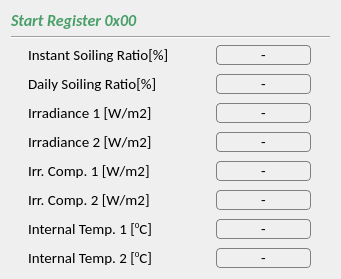
            <widget class="QWidget" name="layoutWidget_2">
             <property name="geometry">
              <rect>
               <x>10</x>
               <y>30</y>
               <width>323</width>
               <height>267</height>
              </rect>
             </property>
             <layout class="QGridLayout" name="gridLayout_14">
              <item row="0" column="0">
               <layout class="QGridLayout" name="gridLayout_140">
                <item row="1" column="0">
                 <widget class="Line" name="line_12">
                  <property name="minimumSize">
                   <size>
                    <width>319</width>
                    <height>3</height>
                   </size>
                  </property>
                  <property name="maximumSize">
                   <size>
                    <width>319</width>
                    <height>3</height>
                   </size>
                  </property>
                  <property name="font">
                   <font>
                    <family>Calibri</family>
                    <pointsize>11</pointsize>
                    <weight>75</weight>
                    <bold>true</bold>
                   </font>
                  </property>
                  <property name="orientation">
                   <enum>Qt::Horizontal</enum>
                  </property>
                 </widget>
                </item>
                <item row="0" column="0">
                 <widget class="QLabel" name="StartRegD_11">
                  <property name="sizePolicy">
                   <sizepolicy hsizetype="Preferred" vsizetype="Fixed">
                    <horstretch>0</horstretch>
                    <verstretch>0</verstretch>
                   </sizepolicy>
                  </property>
                  <property name="minimumSize">
                   <size>
                    <width>291</width>
                    <height>19</height>
                   </size>
                  </property>
                  <property name="maximumSize">
                   <size>
                    <width>291</width>
                    <height>19</height>
                   </size>
                  </property>
                  <property name="font">
                   <font>
                    <family>Calibri</family>
                    <pointsize>12</pointsize>
                    <weight>75</weight>
                    <italic>true</italic>
                    <bold>true</bold>
                   </font>
                  </property>
                  <property name="styleSheet">
                   <string notr="true">color: #499F68;</string>
                  </property>
                  <property name="text">
                   <string>Start Register 0x00</string>
                  </property>
                 </widget>
                </item>
               </layout>
              </item>
              <item row="1" column="0">
               <layout class="QGridLayout" name="gridLayout_13">
                <item row="0" column="0">
                 <layout class="QGridLayout" name="gridLayout_147">
                  <property name="verticalSpacing">
                   <number>9</number>
                  </property>
                  <item row="2" column="0">
                   <widget class="QLabel" name="Sensor1calline_9">
                    <property name="sizePolicy">
                     <sizepolicy hsizetype="Fixed" vsizetype="Fixed">
                      <horstretch>0</horstretch>
                      <verstretch>0</verstretch>
                     </sizepolicy>
                    </property>
                    <property name="minimumSize">
                     <size>
                      <width>165</width>
                      <height>20</height>
                     </size>
                    </property>
                    <property name="maximumSize">
                     <size>
                      <width>165</width>
                      <height>20</height>
                     </size>
                    </property>
                    <property name="font">
                     <font>
                      <family>Calibri</family>
                      <pointsize>11</pointsize>
                      <weight>50</weight>
                      <bold>false</bold>
                     </font>
                    </property>
                    <property name="styleSheet">
                     <string notr="true">color: rgb(0,0,0);</string>
                    </property>
                    <property name="text">
                     <string>Irradiance 1 [W/m2]</string>
                    </property>
                   </widget>
                  </item>
                  <item row="3" column="0">
                   <widget class="QLabel" name="Sensor2calline_9">
                    <property name="sizePolicy">
                     <sizepolicy hsizetype="Fixed" vsizetype="Fixed">
                      <horstretch>0</horstretch>
                      <verstretch>0</verstretch>
                     </sizepolicy>
                    </property>
                    <property name="minimumSize">
                     <size>
                      <width>165</width>
                      <height>20</height>
                     </size>
                    </property>
                    <property name="maximumSize">
                     <size>
                      <width>165</width>
                      <height>20</height>
                     </size>
                    </property>
                    <property name="font">
                     <font>
                      <family>Calibri</family>
                      <pointsize>11</pointsize>
                      <weight>50</weight>
                      <bold>false</bold>
                     </font>
                    </property>
                    <property name="styleSheet">
                     <string notr="true">color: rgb(0,0,0);</string>
                    </property>
                    <property name="text">
                     <string>Irradiance 2 [W/m2]</string>
                    </property>
                   </widget>
                  </item>
                  <item row="4" column="0">
                   <widget class="QLabel" name="TKCell1line_7">
                    <property name="sizePolicy">
                     <sizepolicy hsizetype="Fixed" vsizetype="Fixed">
                      <horstretch>0</horstretch>
                      <verstretch>0</verstretch>
                     </sizepolicy>
                    </property>
                    <property name="minimumSize">
                     <size>
                      <width>165</width>
                      <height>20</height>
                     </size>
                    </property>
                    <property name="maximumSize">
                     <size>
                      <width>165</width>
                      <height>20</height>
                     </size>
                    </property>
                    <property name="font">
                     <font>
                      <family>Calibri</family>
                      <pointsize>11</pointsize>
                      <weight>50</weight>
                      <bold>false</bold>
                     </font>
                    </property>
                    <property name="styleSheet">
                     <string notr="true">color: rgb(0,0,0);</string>
                    </property>
                    <property name="text">
                     <string>Irr. Comp. 1 [W/m2]</string>
                    </property>
                   </widget>
                  </item>
                  <item row="5" column="0">
                   <widget class="QLabel" name="TKCell2line_7">
                    <property name="sizePolicy">
                     <sizepolicy hsizetype="Fixed" vsizetype="Fixed">
                      <horstretch>0</horstretch>
                      <verstretch>0</verstretch>
                     </sizepolicy>
                    </property>
                    <property name="minimumSize">
                     <size>
                      <width>165</width>
                      <height>20</height>
                     </size>
                    </property>
                    <property name="maximumSize">
                     <size>
                      <width>165</width>
                      <height>20</height>
                     </size>
                    </property>
                    <property name="font">
                     <font>
                      <family>Calibri</family>
                      <pointsize>11</pointsize>
                      <weight>50</weight>
                      <bold>false</bold>
                     </font>
                    </property>
                    <property name="styleSheet">
                     <string notr="true">color: rgb(0,0,0);</string>
                    </property>
                    <property name="text">
                     <string>Irr. Comp. 2 [W/m2]</string>
                    </property>
                   </widget>
                  </item>
                  <item row="6" column="0">
                   <widget class="QLabel" name="ADC1offdigline_9">
                    <property name="sizePolicy">
                     <sizepolicy hsizetype="Fixed" vsizetype="Fixed">
                      <horstretch>0</horstretch>
                      <verstretch>0</verstretch>
                     </sizepolicy>
                    </property>
                    <property name="minimumSize">
                     <size>
                      <width>165</width>
                      <height>20</height>
                     </size>
                    </property>
                    <property name="maximumSize">
                     <size>
                      <width>165</width>
                      <height>20</height>
                     </size>
                    </property>
                    <property name="font">
                     <font>
                      <family>Calibri</family>
                      <pointsize>11</pointsize>
                      <weight>50</weight>
                      <bold>false</bold>
                     </font>
                    </property>
                    <property name="styleSheet">
                     <string notr="true">color: rgb(0,0,0);</string>
                    </property>
                    <property name="text">
                     <string>&lt;html&gt;&lt;head/&gt;&lt;body&gt;&lt;p&gt;Internal Temp. 1 [&lt;span style=&quot; vertical-align:super;&quot;&gt;0&lt;/span&gt;C]&lt;/p&gt;&lt;/body&gt;&lt;/html&gt;</string>
                    </property>
                   </widget>
                  </item>
                  <item row="1" column="0">
                   <widget class="QLabel" name="DailySoiling_data_2">
                    <property name="sizePolicy">
                     <sizepolicy hsizetype="Fixed" vsizetype="Fixed">
                      <horstretch>0</horstretch>
                      <verstretch>0</verstretch>
                     </sizepolicy>
                    </property>
                    <property name="minimumSize">
                     <size>
                      <width>165</width>
                      <height>20</height>
                     </size>
                    </property>
                    <property name="maximumSize">
                     <size>
                      <width>180</width>
                      <height>20</height>
                     </size>
                    </property>
                    <property name="font">
                     <font>
                      <family>Calibri</family>
                      <pointsize>11</pointsize>
                      <weight>50</weight>
                      <bold>false</bold>
                      <kerning>true</kerning>
                     </font>
                    </property>
                    <property name="styleSheet">
                     <string notr="true">color: rgb(0,0,0);</string>
                    </property>
                    <property name="text">
                     <string>&lt;html&gt;&lt;head/&gt;&lt;body&gt;&lt;p&gt;Daily Soiling Ratio[%]&lt;/p&gt;&lt;/body&gt;&lt;/html&gt;</string>
                    </property>
                   </widget>
                  </item>
                  <item row="7" column="0">
                   <widget class="QLabel" name="ADC2offdigline_15">
                    <property name="sizePolicy">
                     <sizepolicy hsizetype="Fixed" vsizetype="Fixed">
                      <horstretch>0</horstretch>
                      <verstretch>0</verstretch>
                     </sizepolicy>
                    </property>
                    <property name="minimumSize">
                     <size>
                      <width>165</width>
                      <height>20</height>
                     </size>
                    </property>
                    <property name="maximumSize">
                     <size>
                      <width>165</width>
                      <height>20</height>
                     </size>
                    </property>
                    <property name="font">
                     <font>
                      <family>Calibri</family>
                      <pointsize>11</pointsize>
                      <weight>50</weight>
                      <bold>false</bold>
                     </font>
                    </property>
                    <property name="styleSheet">
                     <string notr="true">color: rgb(0,0,0);</string>
                    </property>
                    <property name="text">
                     <string>&lt;html&gt;&lt;head/&gt;&lt;body&gt;&lt;p&gt;Internal Temp. 2 [&lt;span style=&quot; vertical-align:super;&quot;&gt;0&lt;/span&gt;C]&lt;/p&gt;&lt;/body&gt;&lt;/html&gt;</string>
                    </property>
                   </widget>
                  </item>
                  <item row="0" column="0">
                   <widget class="QLabel" name="InstSoiling_data_2">
                    <property name="sizePolicy">
                     <sizepolicy hsizetype="Fixed" vsizetype="Fixed">
                      <horstretch>0</horstretch>
                      <verstretch>0</verstretch>
                     </sizepolicy>
                    </property>
                    <property name="minimumSize">
                     <size>
                      <width>165</width>
                      <height>20</height>
                     </size>
                    </property>
                    <property name="maximumSize">
                     <size>
                      <width>180</width>
                      <height>20</height>
                     </size>
                    </property>
                    <property name="font">
                     <font>
                      <family>Calibri</family>
                      <pointsize>11</pointsize>
                      <weight>50</weight>
                      <bold>false</bold>
                      <kerning>true</kerning>
                     </font>
                    </property>
                    <property name="styleSheet">
                     <string notr="true">color: rgb(0,0,0);</string>
                    </property>
                    <property name="text">
                     <string>&lt;html&gt;&lt;head/&gt;&lt;body&gt;&lt;p&gt;Instant Soiling Ratio[%]&lt;/p&gt;&lt;/body&gt;&lt;/html&gt;</string>
                    </property>
                   </widget>
                  </item>
                 </layout>
                </item>
                <item row="0" column="1">
                 <layout class="QGridLayout" name="gridLayout_148">
                  <property name="verticalSpacing">
                   <number>9</number>
                  </property>
                  <item row="4" column="0">
                   <widget class="QLabel" name="IrradianceComp1_data">
                    <property name="sizePolicy">
                     <sizepolicy hsizetype="Fixed" vsizetype="Preferred">
                      <horstretch>0</horstretch>
                      <verstretch>0</verstretch>
                     </sizepolicy>
                    </property>
                    <property name="minimumSize">
                     <size>
                      <width>95</width>
                      <height>20</height>
                     </size>
                    </property>
                    <property name="maximumSize">
                     <size>
                      <width>95</width>
                      <height>20</height>
                     </size>
                    </property>
                    <property name="font">
                     <font>
                      <family>Calibri</family>
                      <pointsize>11</pointsize>
                      <weight>50</weight>
                      <bold>false</bold>
                     </font>
                    </property>
                    <property name="styleSheet">
                     <string notr="true">border: 1px solid gray;
border-radius: 4px;color:rgb(0,0,0);</string>
                    </property>
                    <property name="text">
                     <string>-</string>
                    </property>
                    <property name="alignment">
                     <set>Qt::AlignCenter</set>
                    </property>
                   </widget>
                  </item>
                  <item row="0" column="0">
                   <widget class="QLabel" name="Soiling_Ratio">
                    <property name="sizePolicy">
                     <sizepolicy hsizetype="Fixed" vsizetype="Fixed">
                      <horstretch>0</horstretch>
                      <verstretch>0</verstretch>
                     </sizepolicy>
                    </property>
                    <property name="minimumSize">
                     <size>
                      <width>95</width>
                      <height>20</height>
                     </size>
                    </property>
                    <property name="maximumSize">
                     <size>
                      <width>95</width>
                      <height>20</height>
                     </size>
                    </property>
                    <property name="font">
                     <font>
                      <family>Calibri</family>
                      <pointsize>11</pointsize>
                      <weight>50</weight>
                      <bold>false</bold>
                     </font>
                    </property>
                    <property name="styleSheet">
                     <string notr="true">border: 1px solid gray;
border-radius: 4px;color:rgb(0,0,0);</string>
                    </property>
                    <property name="text">
                     <string>-</string>
                    </property>
                    <property name="alignment">
                     <set>Qt::AlignCenter</set>
                    </property>
                   </widget>
                  </item>
                  <item row="2" column="0">
                   <widget class="QLabel" name="irradiance1_data">
                    <property name="sizePolicy">
                     <sizepolicy hsizetype="Fixed" vsizetype="Preferred">
                      <horstretch>0</horstretch>
                      <verstretch>0</verstretch>
                     </sizepolicy>
                    </property>
                    <property name="minimumSize">
                     <size>
                      <width>95</width>
                      <height>20</height>
                     </size>
                    </property>
                    <property name="maximumSize">
                     <size>
                      <width>95</width>
                      <height>20</height>
                     </size>
                    </property>
                    <property name="font">
                     <font>
                      <family>Calibri</family>
                      <pointsize>11</pointsize>
                      <weight>50</weight>
                      <bold>false</bold>
                     </font>
                    </property>
                    <property name="styleSheet">
                     <string notr="true">border: 1px solid gray;
border-radius: 4px;color:rgb(0,0,0);</string>
                    </property>
                    <property name="text">
                     <string>-</string>
                    </property>
                    <property name="alignment">
                     <set>Qt::AlignCenter</set>
                    </property>
                   </widget>
                  </item>
                  <item row="5" column="0">
                   <widget class="QLabel" name="IrradianceComp2_data">
                    <property name="sizePolicy">
                     <sizepolicy hsizetype="Fixed" vsizetype="Preferred">
                      <horstretch>0</horstretch>
                      <verstretch>0</verstretch>
                     </sizepolicy>
                    </property>
                    <property name="minimumSize">
                     <size>
                      <width>95</width>
                      <height>20</height>
                     </size>
                    </property>
                    <property name="maximumSize">
                     <size>
                      <width>95</width>
                      <height>20</height>
                     </size>
                    </property>
                    <property name="font">
                     <font>
                      <family>Calibri</family>
                      <pointsize>11</pointsize>
                      <weight>50</weight>
                      <bold>false</bold>
                     </font>
                    </property>
                    <property name="styleSheet">
                     <string notr="true">border: 1px solid gray;
border-radius: 4px;color:rgb(0,0,0);</string>
                    </property>
                    <property name="text">
                     <string>-</string>
                    </property>
                    <property name="alignment">
                     <set>Qt::AlignCenter</set>
                    </property>
                   </widget>
                  </item>
                  <item row="1" column="0">
                   <widget class="QLabel" name="Daily_Soiling_Ratio">
                    <property name="sizePolicy">
                     <sizepolicy hsizetype="Fixed" vsizetype="Preferred">
                      <horstretch>0</horstretch>
                      <verstretch>0</verstretch>
                     </sizepolicy>
                    </property>
                    <property name="minimumSize">
                     <size>
                      <width>95</width>
                      <height>20</height>
                     </size>
                    </property>
                    <property name="maximumSize">
                     <size>
                      <width>95</width>
                      <height>20</height>
                     </size>
                    </property>
                    <property name="font">
                     <font>
                      <family>Calibri</family>
                      <pointsize>11</pointsize>
                      <weight>50</weight>
                      <bold>false</bold>
                     </font>
                    </property>
                    <property name="styleSheet">
                     <string notr="true">border: 1px solid gray;
border-radius: 4px;color:rgb(0,0,0);</string>
                    </property>
                    <property name="text">
                     <string>-</string>
                    </property>
                    <property name="alignment">
                     <set>Qt::AlignCenter</set>
                    </property>
                   </widget>
                  </item>
                  <item row="3" column="0">
                   <widget class="QLabel" name="irradiance2_data">
                    <property name="sizePolicy">
                     <sizepolicy hsizetype="Fixed" vsizetype="Preferred">
                      <horstretch>0</horstretch>
                      <verstretch>0</verstretch>
                     </sizepolicy>
                    </property>
                    <property name="minimumSize">
                     <size>
                      <width>95</width>
                      <height>20</height>
                     </size>
                    </property>
                    <property name="maximumSize">
                     <size>
                      <width>95</width>
                      <height>20</height>
                     </size>
                    </property>
                    <property name="font">
                     <font>
                      <family>Calibri</family>
                      <pointsize>11</pointsize>
                      <weight>50</weight>
                      <bold>false</bold>
                     </font>
                    </property>
                    <property name="styleSheet">
                     <string notr="true">border: 1px solid gray;
border-radius: 4px;color:rgb(0,0,0);</string>
                    </property>
                    <property name="text">
                     <string>-</string>
                    </property>
                    <property name="alignment">
                     <set>Qt::AlignCenter</set>
                    </property>
                   </widget>
                  </item>
                  <item row="6" column="0">
                   <widget class="QLabel" name="InternalTemp1_data">
                    <property name="sizePolicy">
                     <sizepolicy hsizetype="Fixed" vsizetype="Fixed">
                      <horstretch>0</horstretch>
                      <verstretch>0</verstretch>
                     </sizepolicy>
                    </property>
                    <property name="minimumSize">
                     <size>
                      <width>95</width>
                      <height>20</height>
                     </size>
                    </property>
                    <property name="maximumSize">
                     <size>
                      <width>95</width>
                      <height>20</height>
                     </size>
                    </property>
                    <property name="font">
                     <font>
                      <family>Calibri</family>
                      <pointsize>11</pointsize>
                      <weight>50</weight>
                      <bold>false</bold>
                      <kerning>true</kerning>
                     </font>
                    </property>
                    <property name="styleSheet">
                     <string notr="true">border: 1px solid gray;
border-radius: 4px;color:rgb(0,0,0);</string>
                    </property>
                    <property name="text">
                     <string>-</string>
                    </property>
                    <property name="alignment">
                     <set>Qt::AlignCenter</set>
                    </property>
                   </widget>
                  </item>
                  <item row="7" column="0">
                   <widget class="QLabel" name="InternalTemp2_data">
                    <property name="sizePolicy">
                     <sizepolicy hsizetype="Fixed" vsizetype="Fixed">
                      <horstretch>0</horstretch>
                      <verstretch>0</verstretch>
                     </sizepolicy>
                    </property>
                    <property name="minimumSize">
                     <size>
                      <width>95</width>
                      <height>20</height>
                     </size>
                    </property>
                    <property name="maximumSize">
                     <size>
                      <width>95</width>
                      <height>20</height>
                     </size>
                    </property>
                    <property name="font">
                     <font>
                      <family>Calibri</family>
                      <pointsize>11</pointsize>
                      <weight>50</weight>
                      <bold>false</bold>
                      <kerning>true</kerning>
                     </font>
                    </property>
                    <property name="styleSheet">
                     <string notr="true">border: 1px solid gray;
border-radius: 4px;color:rgb(0,0,0);</string>
                    </property>
                    <property name="text">
                     <string>-</string>
                    </property>
                    <property name="alignment">
                     <set>Qt::AlignCenter</set>
                    </property>
                   </widget>
                  </item>
                 </layout>
                </item>
               </layout>
              </item>
             </layout>
            </widget>
